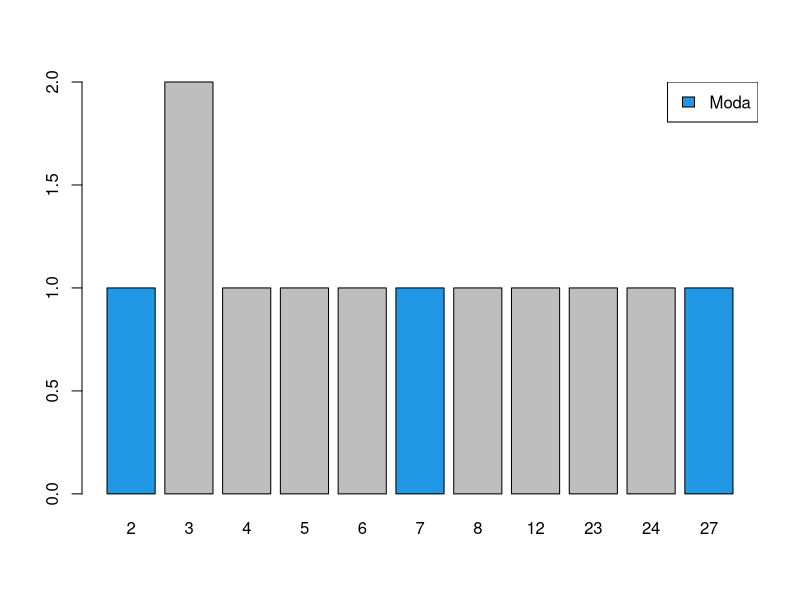
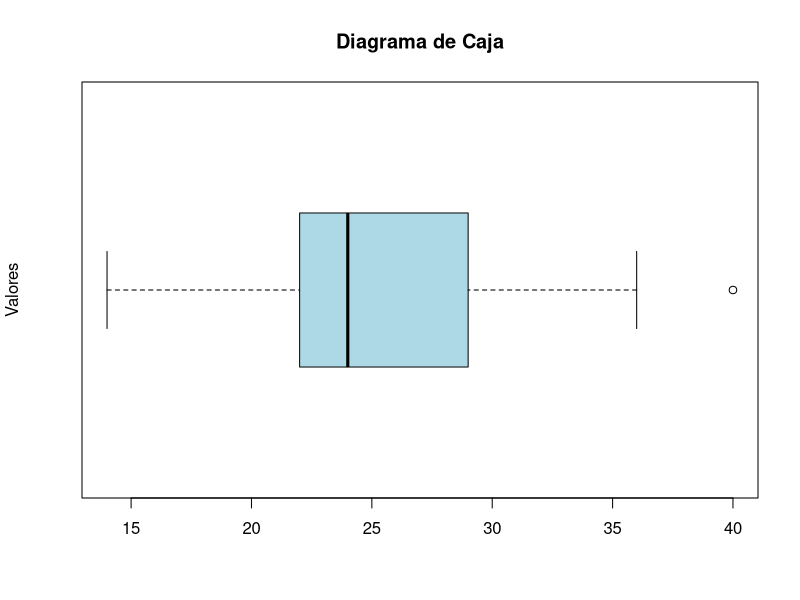

Recreate these plots in R, in order.
#--------------------------------------
# CALCULOS BASICOS
#--------------------------------------
# Media aritmética
#--------------------------------------
# vector de muestra
x <- c(2, 4, 3, 6, 3, 7, 5, 8, 12, 23, 24, 27)
# uso de mean
mean(x) # 10.33

# Equivalente a:
sum(x)/length(x) # 10.33

# Si hay valores nulos o ausentes presenta errores.
x <- c(2, 4, 3, 6, 3, 7, 5, 8, 12, 23, 24, 27, NA)

# Si el vector contiene algún valor NA, el resultado será NA
mean(x) # NA

# Eliminar los valores NA
mean(x, na.rm = TRUE) # 10.33

# media aritmetica truncada
# La media aritmética truncada elimina una fracción de las observaciones de cada lado del vector antes de que se calcule la media. Para descartar valores atípicos.
mean(x, trim = 0.1, na.rm = TRUE) # 9.5

# Varianza
#--------------------------------------
g <- c(2, 4, 3, 6, 3, 7, 5, 8, 12, 23, 24, 27)
# Varianza
var(g) # 82.60606


# Desviación típica
#--------------------------------------
sd(g)

# Equivalente a:
sqrt(var(g))

# Moda
#--------------------------------------
mode <- function(x) {
  return(as.numeric(names(which.max(table(x)))))
}

mode(g)

barplot(table(g), col = c(4, rep("gray", 4)))
legend("topright", "Moda", fill = 4)


datos = c(14, 15, 22, 25, 22, 21, 24, 24, 30, 25, 22, 36, 40, 35, 36, 25, 22, 28, 22)
boxplot(datos, horizontal = TRUE,
        main = "Diagrama de Caja",
        ylab = "Valores",
        col = "lightblue")

# Medidas de tendencia central en R....

# 1. Definición del conjunto de datos (ejemplo: edades de un grupo)
datos <- c(22, 25, 22, 30, 25, 22, 40, 35, 25, 22, 28, 22)

# 2. Cálculo de la Media (Promedio aritmético)
# Se utiliza la función mean()
media <- mean(datos)


# 3. Cálculo de la Mediana (Valor central tras ordenar los datos)
# Se utiliza la función median()
mediana <- median(datos)

# 4. Cálculo de la Moda (El valor con mayor frecuencia)
# Creamos una función personalizada para encontrar el valor más frecuente
calcular_moda <- function(v) {
tab <- table(v)                # Crea una tabla de frecuencias
indice_max <- which.max(tab)    # Encuentra la posición del valor máximo
moda <- names(tab)[indice_max]  # Obtiene el nombre (valor) de esa posición
return(as.numeric(moda))        # Lo devuelve como número
}

moda <- calcular_moda(datos)

# 5. Mostrar los resultados en la consola
cat("--- Medidas de Tendencia Central ---\n")
cat("Datos analizados:", datos, "\n")
cat("Media:", media, "\n")
cat("Mediana:", mediana, "\n")
cat("Moda:", moda, "\n")

# Extra: Resumen estadístico rápido
cat("\n--- Resumen General ---\n")
print(summary(datos))
